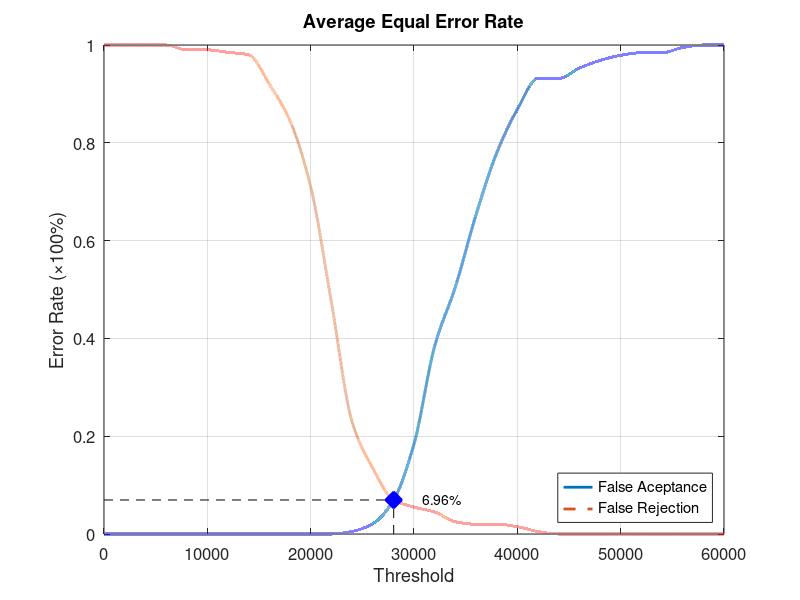
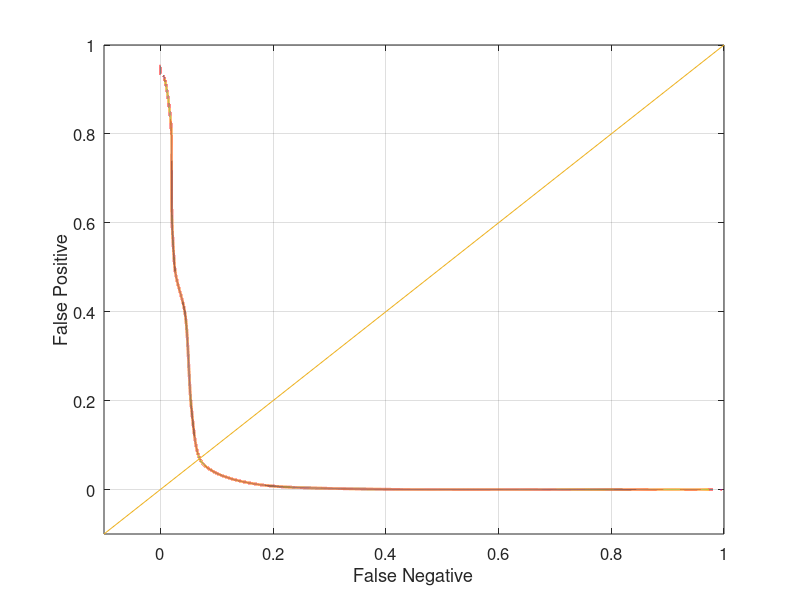

Write MATLAB code to recreate these figures, in order.
function yEER = Database1_2
close all;
clear;
clc;
x = 0:2000:60000;
xq = 0:0.5:60000;

y0 = [0 0 0 0 0 0 0 0 0 0 0 0 0.00526316 0.0210526 0.0684211 0.184211 0.384211 0.505263 0.652632 0.778947 0.868421 0.931579 0.931579 0.952632 0.968421 0.978947 0.984211 0.984211 0.994737 1 1];
yy0 = interp1(x, y0, xq, 'pchip');
y1 = [1 1 1 1 0.99 0.99 0.985 0.98 0.92 0.845 0.71 0.475 0.23 0.135 0.07 0.055 0.045 0.025 0.02 0.02 0.015 0.005 0 0 0 0 0 0 0 0 0];
yy1 = interp1(x, y1, xq, 'pchip');

% Calculating EER: 
y2 = abs(y0 - y1);
find(y2 == min(y2))
yy2 = abs(yy0 - yy1);
xEER = find(yy2 == min(yy2));
xEERIndex = xq(xEER) % X-axis EER
yEER = yy0(xEER) % Y-axis EER

main = figure
plot(xq, yy0,'-','LineWidth', 2);	hold on
plot(xq, yy1,'--','LineWidth', 2);	hold on
plot([xEERIndex xEERIndex], [0 yEER], 'k--');	hold on
plot([0 xEERIndex], [yEER yEER], 'k--');	hold on
plot(xEERIndex, yEER, 'bx', 'LineWidth', 10);	hold on
text(xEERIndex + 10 * xEERIndex / 100, yEER, [num2str(round((10000 * yEER)) / 100) '%'])
legend('False Aceptance', 'False Rejection', 'Location', 'SouthEast')
xlabel('Threshold')
ylabel('Error Rate (\times100%)')
title('Average Equal Error Rate')
set(gca, 'FontSize', 12)
axis([0 60000 0 1])
grid on

print(main, 'Database1_2Main', '-dpng');
FNRxFPR = figure('Color', [1 1 1]);
plot(yy1, yy0, '-', yy1, yy0, 'LineWidth', 2);
hold on
y = -0.1:0.1:1
plot(y, y); 
set(gca, 'FontSize', 12)
xlabel('False Negative')
ylabel('False Positive')
axis([-0.1 1 -0.1 1])
set(gca, 'FontSize', 12)
grid on

print(FNRxFPR, 'Database1_2FNRxFPR','-dpng');
end
